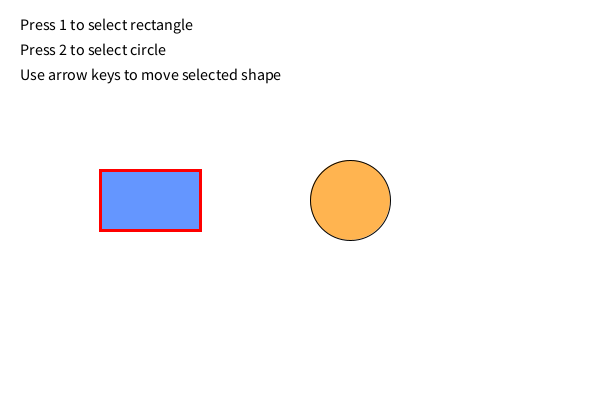
Frame 1 (no input)
Frame 60 (the mouse pressed at the canvas centre just before this capture): identical to frame 1, image omitted
Frame 120 (the mouse held since frame 60 and released just before this capture): identical to frame 1, image omitted

The Processing sketch that drew this single still picture (run headless with seeded random() and noise(); from frame 60 on, the mouse is pressed at the canvas centre):

// Processing sketch: exercise1
// ── exercise1.pde
float rectX = 150;
float rectY = 200;
float rectW = 100;
float rectH = 60;

float circleX = 350;
float circleY = 200;
float circleSize = 80;

int selectedShape = 1;   // 1 = rectangle, 2 = circle
float moveStep = 10;

void setup() {
  size(600, 400);
  rectMode(CENTER);
  ellipseMode(CENTER);
  textSize(16);
}

void draw() {
  background(255);

  // instructions
  fill(0);
  text("Press 1 to select rectangle", 20, 30);
  text("Press 2 to select circle", 20, 55);
  text("Use arrow keys to move selected shape", 20, 80);

  // draw rectangle
  if (selectedShape == 1) {
    stroke(255, 0, 0);   // highlight selected shape
    strokeWeight(3);
  } else {
    stroke(0);
    strokeWeight(1);
  }
  fill(100, 150, 255);
  rect(rectX, rectY, rectW, rectH);

  // draw circle
  if (selectedShape == 2) {
    stroke(255, 0, 0);   // highlight selected shape
    strokeWeight(3);
  } else {
    stroke(0);
    strokeWeight(1);
  }
  fill(255, 180, 80);
  ellipse(circleX, circleY, circleSize, circleSize);
}

void keyPressed() {
  // select shape
  if (key == '1') {
    selectedShape = 1;
  } 
  else if (key == '2') {
    selectedShape = 2;
  }

  // move selected shape with arrow keys
  if (selectedShape == 1) {
    if (keyCode == UP) {
      rectY -= moveStep;
    } else if (keyCode == DOWN) {
      rectY += moveStep;
    } else if (keyCode == LEFT) {
      rectX -= moveStep;
    } else if (keyCode == RIGHT) {
      rectX += moveStep;
    }
  } 
  else if (selectedShape == 2) {
    if (keyCode == UP) {
      circleY -= moveStep;
    } else if (keyCode == DOWN) {
      circleY += moveStep;
    } else if (keyCode == LEFT) {
      circleX -= moveStep;
    } else if (keyCode == RIGHT) {
      circleX += moveStep;
    }
  }
}
